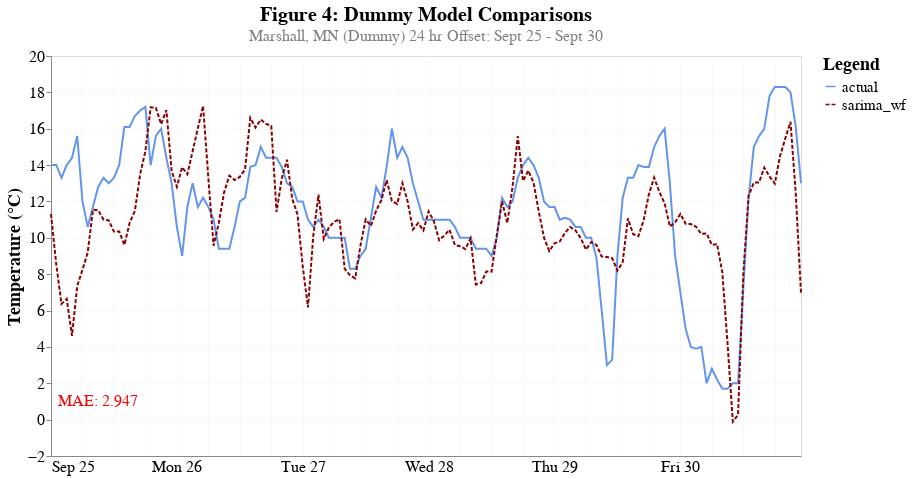

Here is the notebook cell this chart was saved with:
### Code cell
domain = ['actual','sarima_wf', ]
range_ = ['cornflowerblue', 'darkred']

aa_models = res_zoom[domain].melt(ignore_index=False)
aa_models.reset_index(inplace=True)
line = alt.Chart(aa_models).mark_line(size=2).encode(
    x=alt.X('time:T', axis=alt.Axis(tickSize=0),title=None),
    y=alt.Y('value:Q',title='Temperature (°C)'),
    color=alt.Color('variable:N', 
                    legend=alt.Legend(title='Legend'),
                    scale=alt.Scale(domain=domain, range=range_)),
    strokeDash=alt.StrokeDash('variable',legend=None)
)
    
text = alt.Chart({'values':[{'x': '2022-09-25 09:00:00', 'y': 1}]}).mark_text(
    text=f"MAE: {mae_dict['dummy']}",
    color='red',
    size=16
).encode(x='x:T', y='y:Q')
(line+text).properties(
    height=400,
    width=750,
    title={
      "text": ['Figure 4: Dummy Model Comparisons'], 
      "subtitle": ["Marshall, MN (Dummy) 24 hr Offset: Sept 25 - Sept 30"],
      "color": "black",
      "subtitleColor": "gray"
    }
).configure_axis(
  gridOpacity = .2,
  labelFontSize=16,
  titleFontSize=18
).configure_legend(
titleFontSize=18,
labelFontSize=15
).configure_title(
    fontSize=20,
    subtitleFontSize=16
)

### Figure 1 — Vega-Lite specification as saved in the notebook (floating-point values rounded to 4 significant figures; data arrays with more than 128 entries replaced by an {"elided": "..."} marker saying what was removed)
{"config": {"view": {"continuousWidth": 400, "continuousHeight": 300}, "axis": {"gridOpacity": 0.2, "labelFontSize": 16, "titleFontSize": 18}, "legend": {"labelFontSize": 15, "titleFontSize": 18}, "title": {"fontSize": 20, "subtitleFontSize": 16}}, "layer": [{"data": {"name": "data-7084f132bb49d7d42cf6c8e248587d27"}, "mark": {"type": "line", "size": 2}, "encoding": {"color": {"field": "variable", "legend": {"title": "Legend"}, "scale": {"domain": ["actual", "sarima_wf"], "range": ["cornflowerblue", "darkred"]}, "type": "nominal"}, "strokeDash": {"field": "variable", "legend": null, "type": "nominal"}, "x": {"axis": {"tickSize": 0}, "field": "time", "title": null, "type": "temporal"}, "y": {"field": "value", "title": "Temperature (°C)", "type": "quantitative"}}}, {"data": {"name": "data-e04d675fa4d6d93ad3139ecc9cc2e5bf"}, "mark": {"type": "text", "color": "red", "size": 16, "text": "MAE: 2.947"}, "encoding": {"x": {"field": "x", "type": "temporal"}, "y": {"field": "y", "type": "quantitative"}}}], "height": 400, "title": {"text": ["Figure 4: Dummy Model Comparisons"], "subtitle": ["Marshall, MN (Dummy) 24 hr Offset: Sept 25 - Sept 30"], "color": "black", "subtitleColor": "gray"}, "width": 750, "$schema": "https://vega.github.io/schema/vega-lite/v4.17.0.json", "datasets": {"data-7084f132bb49d7d42cf6c8e248587d27": {"elided": "288 records"}, "data-e04d675fa4d6d93ad3139ecc9cc2e5bf": [{"x": "2022-09-25 09:00:00", "y": 1}]}}
